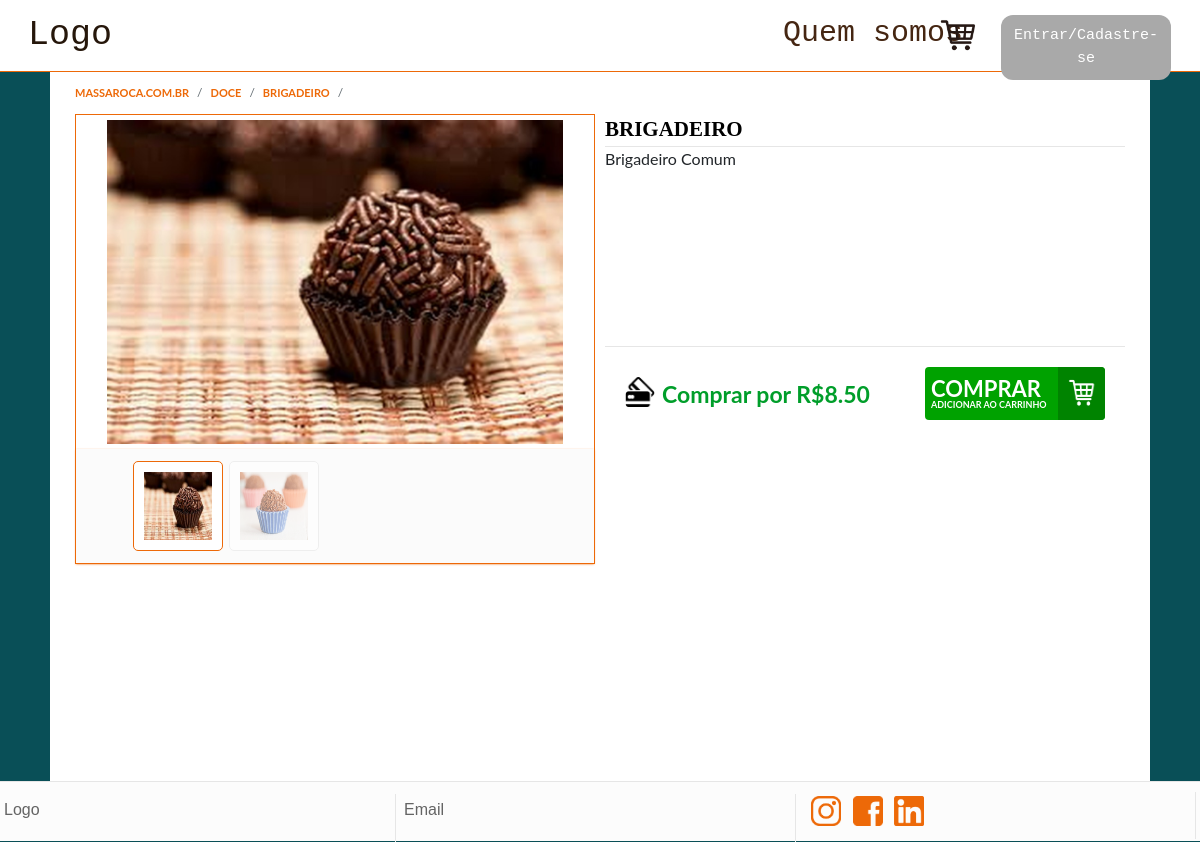
Before: /loja/produto/5 with the older database file.
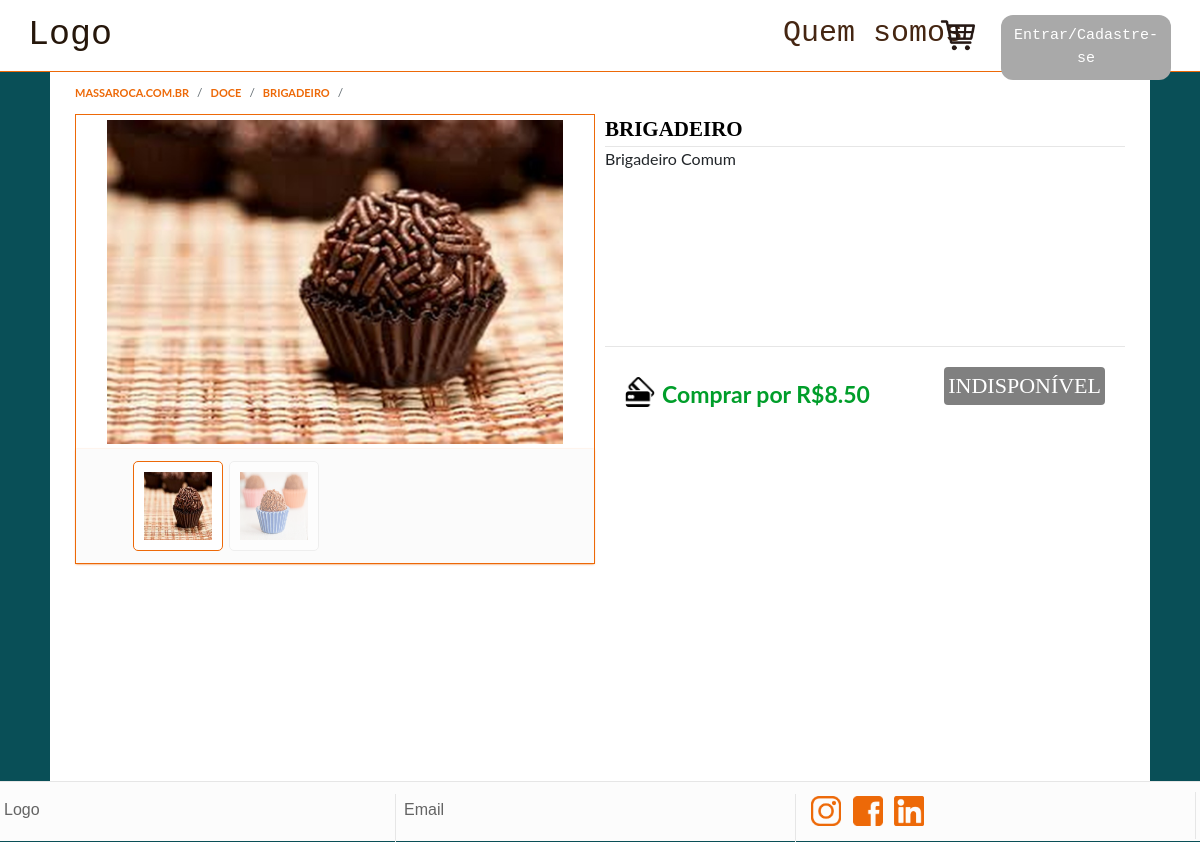
After: the same page with the newer database file.
### loja/views.py (the view)
# urls.py: path("loja/produto/<int:produto_id>", views.loja_produto, name="produto"),
def loja_produto(request, produto_id):
    try:
        produto = Produtos.objects.get(pk=produto_id)
    except KeyError:
        return render(request, "loja/erro.html")
    except Produtos.DoesNotExist:
        return render(request, "loja/erro.html")
    context = {
        "produto": produto,
        "log": request.user.is_authenticated,
        "username": request.user
    }
    return render(request, "loja/produto.html", context)

### loja/models.py (called while the page is built)
    def __str__(self):
        return self.Nome

### loja/templates/loja/produto.html (shortened to what this page needs)
{% extends "loja/layout.html" %}
{% load static %}
{% block body %}
<div class="pre blocos" style="min-height:0;">
    <ul class="local">
        <li><a class="local_item" href="{% url 'index' %}"><strong>massaroca.com.br</strong></a></li>
        <li><a class="local_item" href="{% url 'categoria' produto.Categoriateste %}"><strong>{{ produto.Categoriateste }}</strong></a></li>
        <li class="local_item"><strong>{{ produto.Nome }}</strong></li>
    </ul>
</div>
<div class="blocos">
    <div class="info-produto">
        <div class="titulo-produto">
            {{ produto.Nome }}
        </div>
        <div class="descriçao-produto">
            {{ produto.Descrição }}
        </div>
        <div class="preço-produto">
            <img src="{% static '/images/cartao.png' %}" alt="Cartao" class="cartao">
            <span>
            Comprar por R${{ produto.Preço }}
        </div>
        <div class="botao-produto">
        {% if produto.Disponivel == "Sim" %}
            <a href="{% url 'add_carrinho' produto.id %}"><button type="button" title="Adicionar ao carrinho" class="botao-compra">COMPRAR<span class="span">Adicionar ao carrinho</span><span class="car"><img src="{% static '/images/shop-branco.png' %}" class="compras_2" /></span></button></a>
        {% else %}
            <span class="indisponivel_2">INDISPONÍVEL</span>
        {% endif %}
        </div>
    </div>
    <div class="bloco-foto">
        <div class="foto-slider">
            <img src="../../{{produto.Fotos.url|slice:'5:'}}" alt="produto" class="foto_produto"/>
        </div>
        <div class="fotos_thumb">
            <div class="div_fotos">
                <div class="thumb_fotos">
                    <img src="../../{{produto.Fotos.url|slice:'5:'}}" alt="produto" class="thumbnail" onclick="currentSlide(1)"/>
                </div>
                <div class="thumb_fotos">
                    <img src="../../{{produto.Fotos_2.url|slice:'5:'}}" alt="produto" class="thumbnail" onclick="currentSlide(2)"/>
                </div>
            </div>
        </div>
    </div>
</div>
{% endblock %}

Changed rows visible on the page:
changed Produtos "BRIGADEIRO": Disponivel "Sim" → "Não" (drawn)
Other visible differences:
text no longer shown: "COMPRAR ADICIONAR AO CARRINHO"
text now shown: "INDISPONÍVEL"
